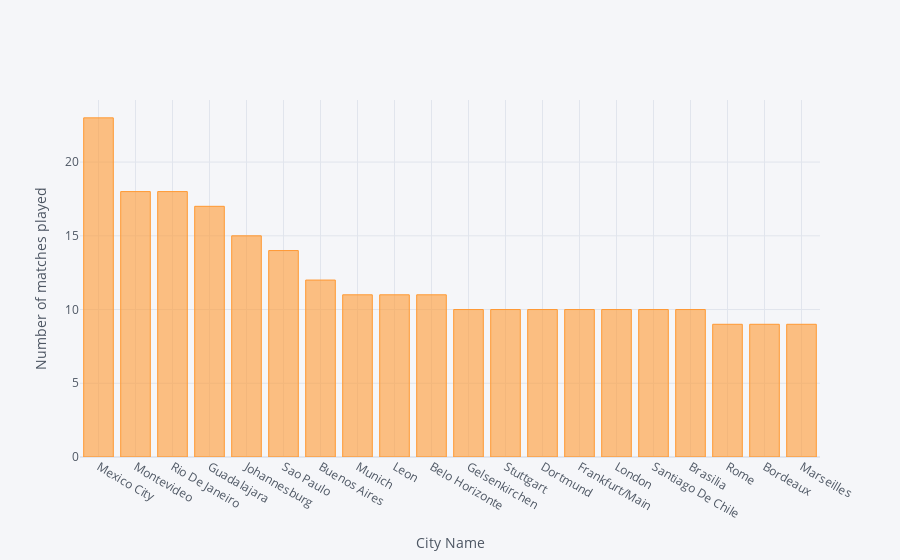

The notebook cell this image was saved under:
### Code cell
matches.City.value_counts().nlargest(20).iplot(kind = 'bar',
                                               xTitle = 'City Name',
                                               yTitle = 'Number of matches played'
                                              )

### Figure 1 — Plotly figure (JSON) as saved in the notebook; plotly's stock layout.template omitted (floating-point values rounded to 4 significant figures)
{"data": [{"marker": {"color": "rgba(255, 153, 51, 0.6)", "line": {"color": "rgba(255, 153, 51, 1.0)", "width": 1}}, "name": "count", "orientation": "v", "text": "", "type": "bar", "x": ["Mexico City ", "Montevideo ", "Rio De Janeiro ", "Guadalajara ", "Johannesburg ", "Sao Paulo ", "Buenos Aires ", "Munich ", "Leon ", "Belo Horizonte ", "Gelsenkirchen ", "Stuttgart ", "Dortmund ", "Frankfurt/Main ", "London ", "Santiago De Chile ", "Brasilia ", "Rome ", "Bordeaux ", "Marseilles "], "y": [23, 18, 18, 17, 15, 14, 12, 11, 11, 11, 10, 10, 10, 10, 10, 10, 10, 9, 9, 9]}], "layout": {"legend": {"bgcolor": "#F5F6F9", "font": {"color": "#4D5663"}}, "paper_bgcolor": "#F5F6F9", "plot_bgcolor": "#F5F6F9", "title": {"font": {"color": "#4D5663"}}, "xaxis": {"gridcolor": "#E1E5ED", "showgrid": true, "tickfont": {"color": "#4D5663"}, "title": {"font": {"color": "#4D5663"}, "text": "City Name"}, "zerolinecolor": "#E1E5ED"}, "yaxis": {"gridcolor": "#E1E5ED", "showgrid": true, "tickfont": {"color": "#4D5663"}, "title": {"font": {"color": "#4D5663"}, "text": "Number of matches played"}, "zerolinecolor": "#E1E5ED"}}}
